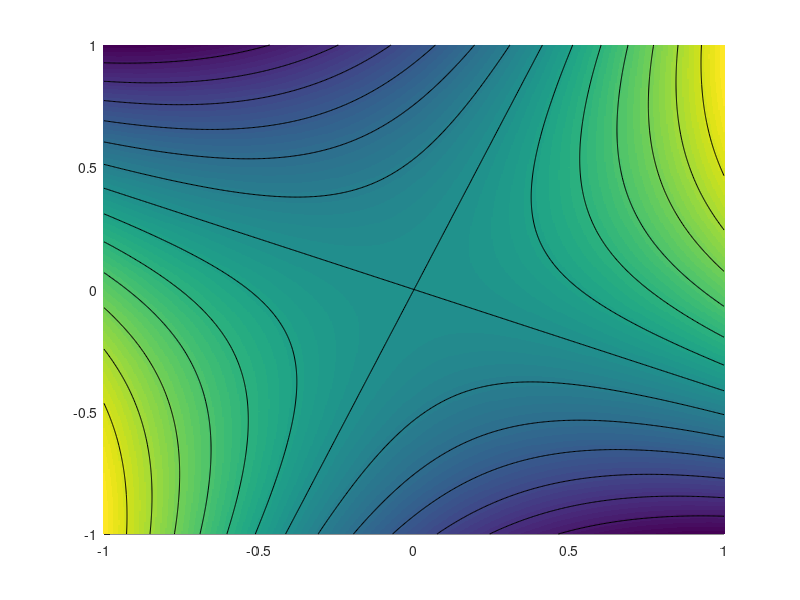

Reproduce this figure in MATLAB. (Note: this script raises an error after producing the figure.)
%%
% Test for min-max games optimization.

addpath('../toolbox/');
rep = '../results/min-max/';
[~,~] = mkdir(rep);

q = 501;
t = linspace(-1,1,q);
[Y,X] = meshgrid(t,t);

a = 2;
F = a*X.*Y+X.^2-Y.^2;
GradF = @(z)( a*imag(z)+2*real(z) ) - 1i * ( a*real(z)-2*imag(z) );


if not(exist('Z'))
%
clf; hold on;
% display quantized colormap
r = 15; % #levellines
clf; hold on;
imagesc(t,t,F');
contour(t,t,F',linspace(min(F(:)), max(F(:)),r), 'k');
colormap(parula(r-1));
caxis([min(F(:)) max(F(:))]);
axis image; axis off;
Z = [];
while true
    axis([-1 1 -1 1]);
    [a,b,button] = ginput(1);
    plot(a,b, '.', 'MarkerSize', 15);
    if button==3
        break;
    end
    Z(end+1) = a+1i*b;
end
end

m = 10;
Z = exp( 2i*pi * ((0:m-1)' + 1/3)/m );


% display quantized colormap
r = 15; % #levellines
clf; hold on;
imagesc(t,t,F');
contour(t,t,F',linspace(min(F(:)), max(F(:)),r), 'k');
colormap(parula(r-1));
caxis([min(F(:)) max(F(:))]);
axis image; axis off;

C = distinguishable_colors(length(Z));

tau = .01;
niter = 400;
for k=1:length(Z)
    z = Z(k);
    for i=1:niter
        z(end+1) = z(end) - tau*GradF(z(end));    
    end
    % plot curves
    plot(real(z), imag(z), 'LineWidth', 2, 'color', C(k,:));
end


saveas(gcf, [rep 'minmax-' num2str(round(10*a)) '.png'], 'png');

return;
z = z0;
for i=1:niter
    z(end+1) = z(end) - tau*GradF(z(end));    
end
